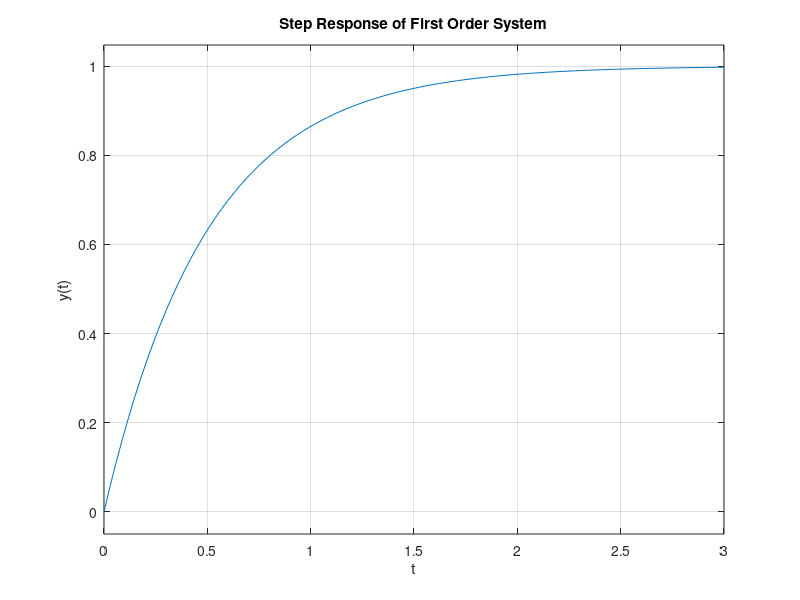
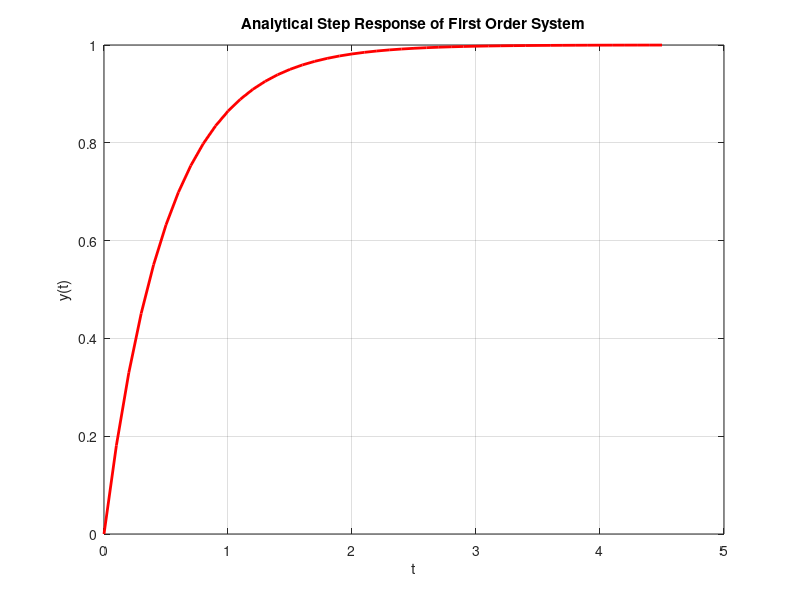

These charts were generated, in order, by the following MATLAB code:
clc; 
close all; 
clear;

T = 0.5;
Num = 1;
Den = [T 1];        % Correct denominator (not a cell array)

Gs = tf(Num, Den);

% Step response using built-in function
figure(1)
step(Gs)
grid on;
xlabel('t')
ylabel('y(t)')
title('Step Response of First Order System')

% Analytical step response
t = 0:0.1:4.5;
yt = zeros(size(t));    % Preallocate for speed

for i = 1:length(t)
    yt(i) = 1 - exp(-t(i)/T);
end

figure(2)
plot(t, yt, 'r', 'LineWidth', 2)
grid on;
xlabel('t')
ylabel('y(t)')
title('Analytical Step Response of First Order System')
